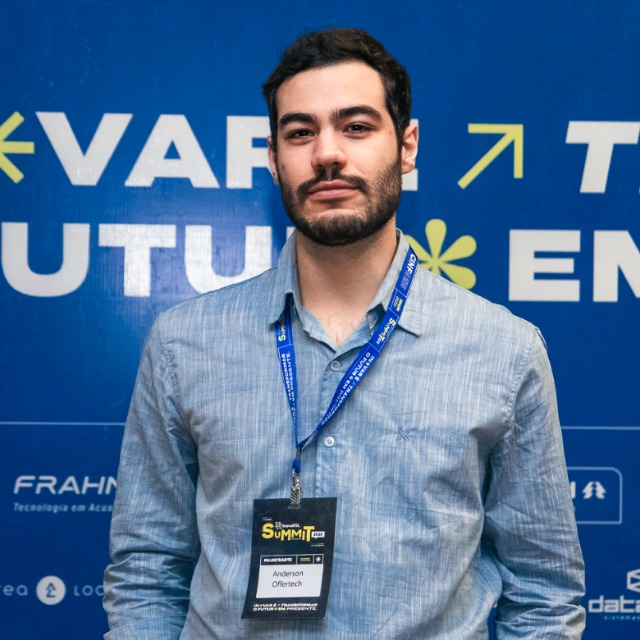
#> input picture anderson.jpg, 640 x 640 px
$ python sobel.py   (older library calls are emulated)
#> lines starting #> are read from the running program, lines starting #| are printed output that depends on the picture
import cv2
import numpy as np

def gaussian_filter(image, kernel_size=5, sigma=1.0):
    """Aplica um filtro gaussiano para suavizar a imagem."""
    kernel = cv2.getGaussianKernel(kernel_size, sigma)
    kernel = kernel @ kernel.T
    return cv2.filter2D(image, -1, kernel)

def sobel_gradients(image):
    """Calcula os gradientes da imagem usando operadores de Sobel."""
    sobel_x = np.array([[-1, 0, 1], [-2, 0, 2], [-1, 0, 1]])
    sobel_y = sobel_x.T

    grad_x = cv2.filter2D(image, cv2.CV_64F, sobel_x)
    grad_y = cv2.filter2D(image, cv2.CV_64F, sobel_y)

    magnitude = np.sqrt(grad_x ** 2 + grad_y ** 2)

    return magnitude

def sobel_filter(img):
    gray = cv2.cvtColor(img, cv2.COLOR_BGR2GRAY)
    blur = gaussian_filter(gray)
    sobel_magnitude = sobel_gradients(blur)
    sobel_magnitude_norm = np.clip(sobel_magnitude, 0, 255).astype(np.uint8)
    return sobel_magnitude_norm

if __name__ == "__main__":
    image = cv2.imread('anderson.jpg')
#> image is the input picture: shape (640, 640, 3); mean B, G, R 151.5, 112, 79.2
    sobel_result = sobel_filter(image)
#> in sobel_filter, `gray = cv2.cvtColor(img, cv2.COLOR_BGR2GRAY)`:
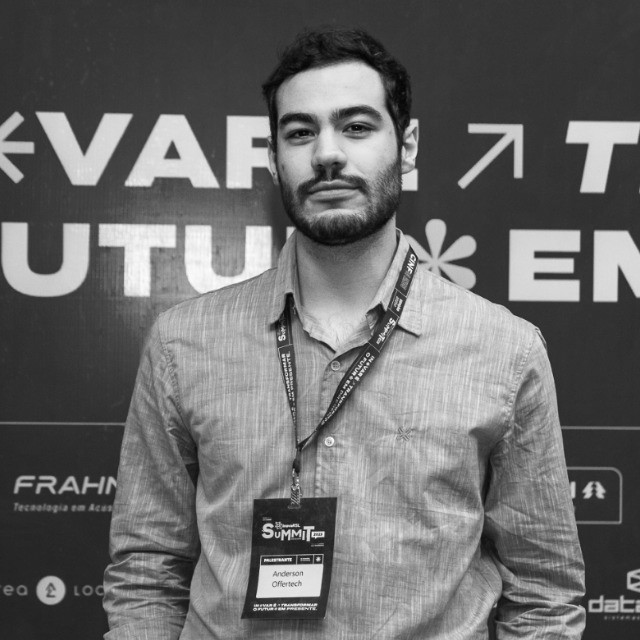
#> gray: shape (640, 640); min 3, max 254, mean 106.7
#> in sobel_gradients, `grad_x = cv2.filter2D(image, cv2.CV_64F, sobel_x)`:
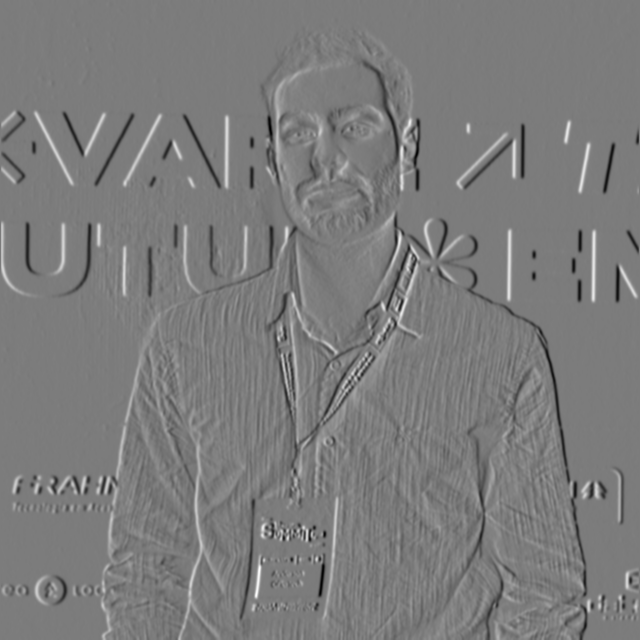
#> grad_x: shape (640, 640) float64; min -443, max 467, mean 0.1; drawn with min black and max white
#> in sobel_gradients, `grad_y = cv2.filter2D(image, cv2.CV_64F, sobel_y)`:
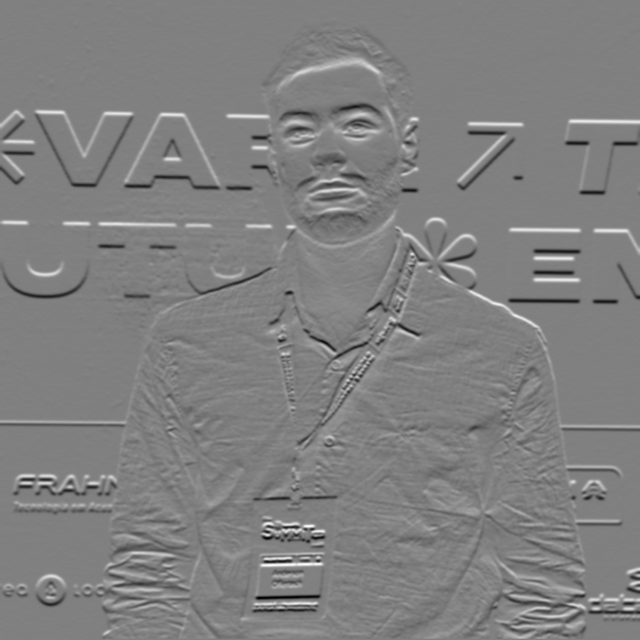
#> grad_y: shape (640, 640) float64; min -439, max 434, mean 0.7; drawn with min black and max white
#> in sobel_gradients, `magnitude = np.sqrt(grad_x ** 2 + grad_y ** 2)`:
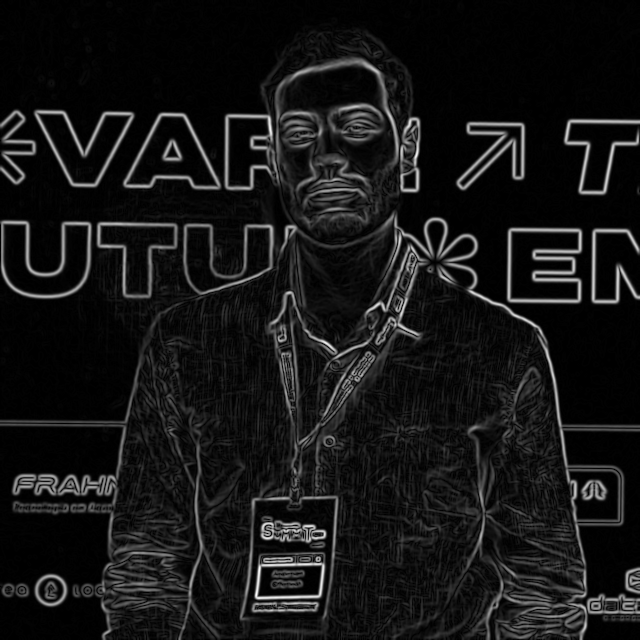
#> magnitude: shape (640, 640) float64; min 0, max 470.4, mean 40.9; drawn with min black and max white
#> in sobel_filter, `sobel_magnitude_norm = np.clip(sobel_magnitude, 0, 255).astype(np.uint8)`:
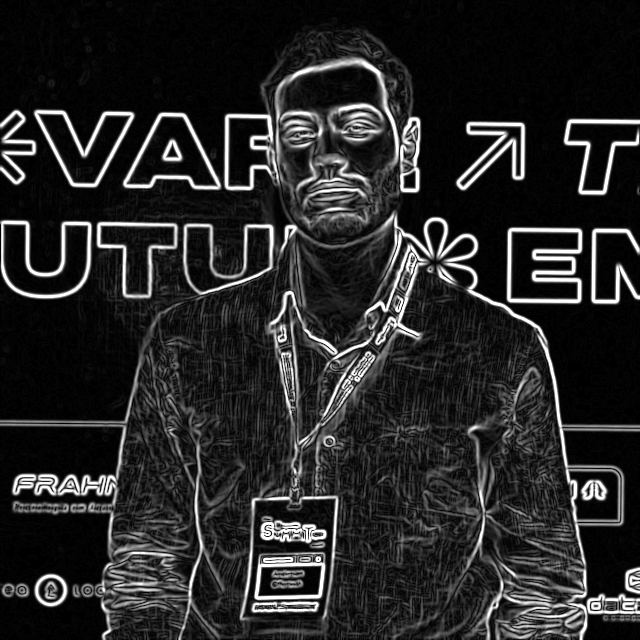
#> sobel_magnitude_norm: shape (640, 640); min 0, max 255, mean 39.3

    cv2.imwrite('ResultadoSobel3.png', sobel_result)
    cv2.imshow("Original", image)
    cv2.imshow('Resultado Sobel', sobel_result)
    cv2.waitKey(0)
    cv2.destroyAllWindows()

$ run again, with 360_F_299042079_vGBD7wIlSeNl7vOevWHiL93G4koMM967.jpg copied over anderson.jpg
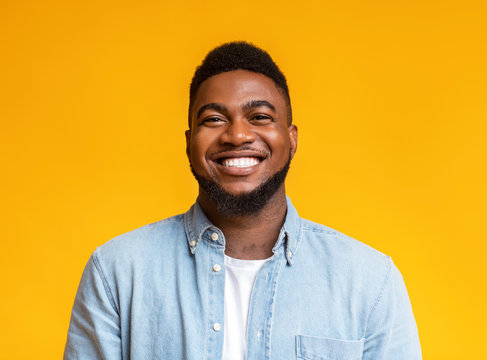
#> input picture 360_F_299042079_vGBD7wIlSeNl7vOevWHiL93G4koMM967.jpg, 487 x 360 px
#> image is the input picture: shape (360, 487, 3); mean B, G, R 64.3, 172.9, 219.7
#> in sobel_gradients, `grad_y = cv2.filter2D(image, cv2.CV_64F, sobel_y)`:
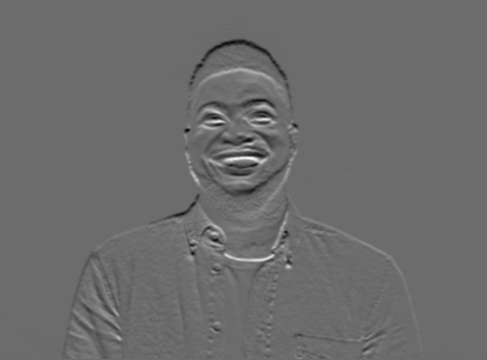
#> grad_y: shape (360, 487) float64; min -312, max 423, mean 0.4; drawn with min black and max white
#> in sobel_filter, `sobel_magnitude_norm = np.clip(sobel_magnitude, 0, 255).astype(np.uint8)`:
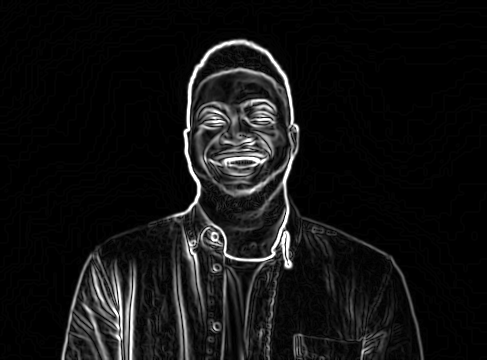
#> sobel_magnitude_norm: shape (360, 487); min 0, max 255, mean 18.5

$ run again, with Valvula.PNG saved as anderson.jpg
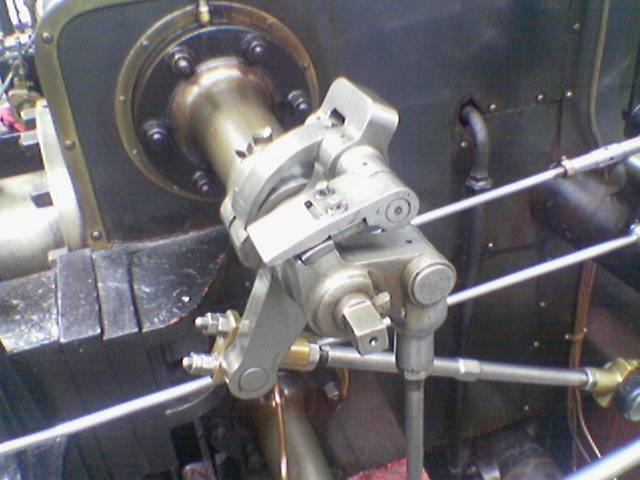
#> input picture Valvula.PNG, 640 x 480 px
#> image is the input picture: shape (480, 640, 3); mean B, G, R 108.9, 104.8, 106.3
#> in sobel_gradients, `grad_y = cv2.filter2D(image, cv2.CV_64F, sobel_y)`:
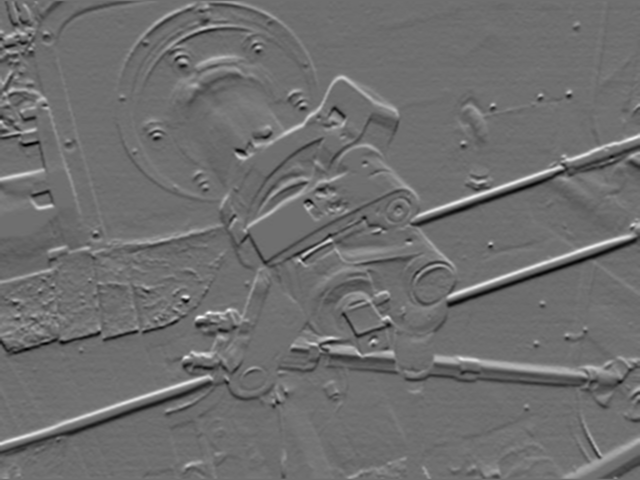
#> grad_y: shape (480, 640) float64; min -322, max 417, mean -0.1; drawn with min black and max white
#> in sobel_filter, `sobel_magnitude_norm = np.clip(sobel_magnitude, 0, 255).astype(np.uint8)`:
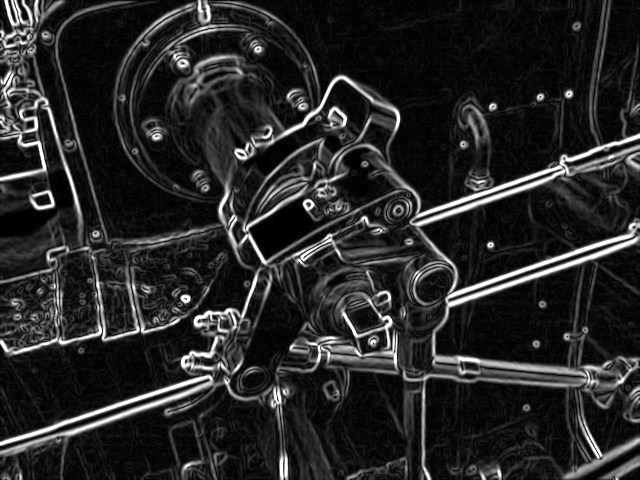
#> sobel_magnitude_norm: shape (480, 640); min 0, max 255, mean 39.6
